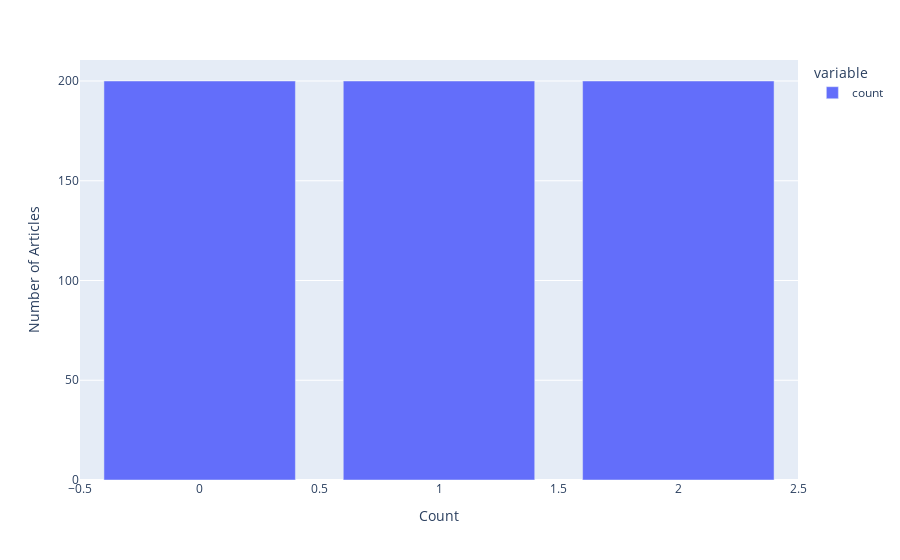

This figure's notebook cell:
### Code cell
fig = testing_news.labels.value_counts().plot(kind='bar', backend='plotly')

fig.update_layout(
    xaxis_title='Count',
    yaxis_title='Number of Articles',
)

### Figure 1 — Plotly figure (JSON) as saved in the notebook; plotly's stock layout.template omitted (floating-point values rounded to 4 significant figures)
{"data": [{"alignmentgroup": "True", "hovertemplate": "variable=count<br>labels=%{x}<br>value=%{y}<extra></extra>", "legendgroup": "count", "marker": {"color": "#636efa", "pattern": {"shape": ""}}, "name": "count", "offsetgroup": "count", "orientation": "v", "showlegend": true, "textposition": "auto", "type": "bar", "x": [0, 1, 2], "xaxis": "x", "y": [200, 200, 200], "yaxis": "y"}], "layout": {"barmode": "relative", "legend": {"title": {"text": "variable"}, "tracegroupgap": 0}, "margin": {"t": 60}, "xaxis": {"anchor": "y", "domain": [0, 1], "title": {"text": "Count"}}, "yaxis": {"anchor": "x", "domain": [0, 1], "title": {"text": "Number of Articles"}}}}
